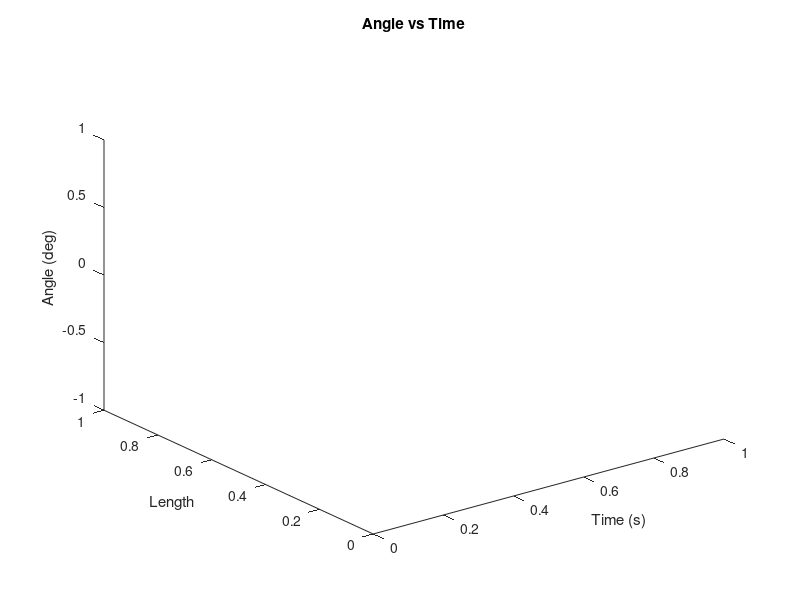
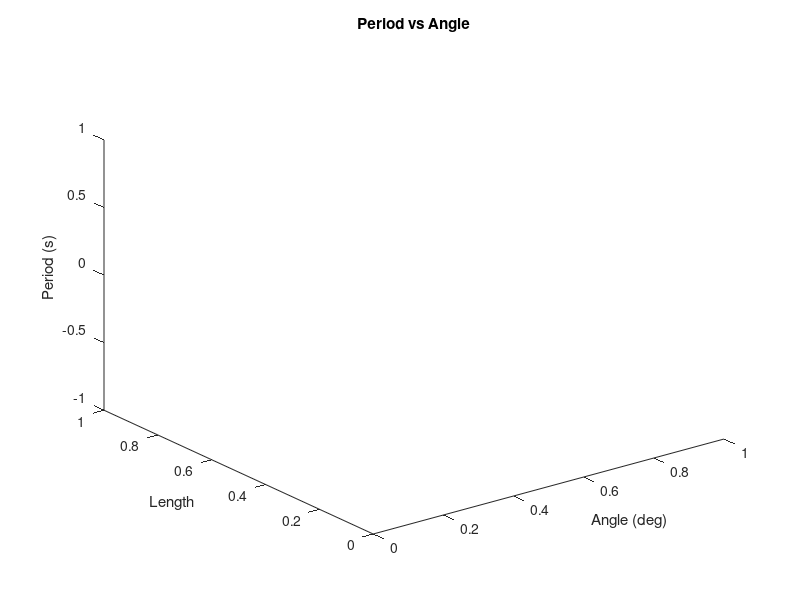
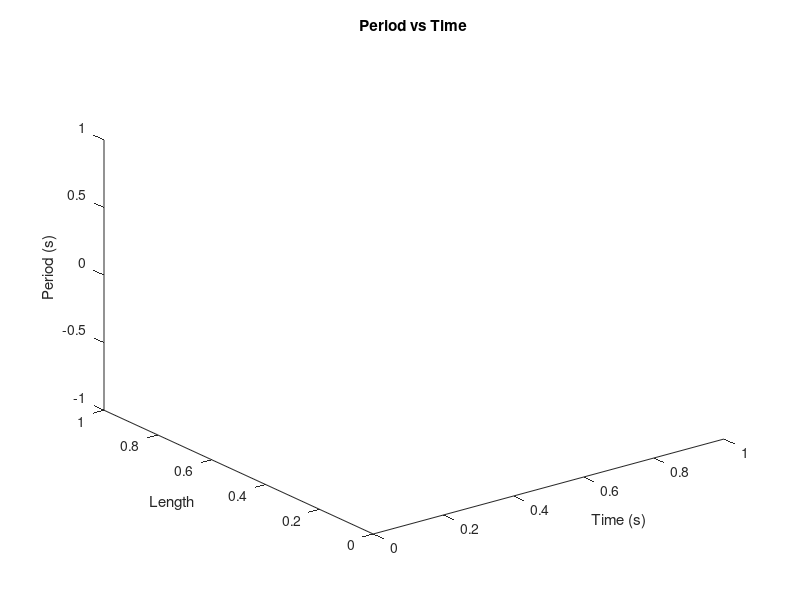

MATLAB code to generate these figures, in order: (Note: this script raises an error after producing the figures.)
% Script to Calculate Angle from a set of Time data
dates = {'Oct20sample', 'Oct21sample', 'Oct22sample', 'Oct23sample'}; %'Oct19sample', 'Oct20sample', 'Oct21sample', 'Oct22sample', 'Oct23sample'
samples = [6 6 6 4]; %3 6 6 6 4
names = cell(1, sum(samples));

% Create file names
i = 1;
for d = 1:numel(samples)
    for s = 1:samples(d)
        names(i) = strcat(dates(d), int2str(s));
        i = i+1;
    end
end

% filename = struct;

type = zeros(size(names));
lastline = zeros(size(names)); %[1567 1568 1564 1564 1558 1568];
wid = 0.0277;
m = 1;
L =  zeros(size(names)) + 0.1997; %[0.4087 0.4087 0.4087 0.4087 0.4087 0.4087];

% Set up figures
angvst = figure;
title('Angle vs Time');
xlabel('Time (s)');
ylabel('Length');
zlabel('Angle (deg)');
view(3);
hold on

pervsang = figure;
title('Period vs Angle');
xlabel('Angle (deg)');
ylabel('Length');
zlabel('Period (s)');
view(3);
hold on

pervstime = figure;
title('Period vs Time');
xlabel('Time (s)');
ylabel('Length');
zlabel('Period (s)');
view(3);
hold on

% Create line formats
linespec = 'rgb';

% Create output structures
theta = zeros(1117, sum(samples));
leng = zeros(1117, sum(samples));
t = zeros(1117, sum(samples));
T = zeros(558, sum(samples));

excels = cell(4,3); % 4 lengths, 3 masses

for i = 1:numel(lastline);
    fi = ['f' int2str(i)];
    filename = strcat('Data/', names(i), '.csv');
    
    % Read info
    type(i) = csvread(filename{1}, 1, 3, [1 3 1 3]);
    L(i) = csvread(filename{1}, 1, 4, [1 4 1 4]);
    lastline(i) = csvread(filename{1}, 1, 5, [1 5 1 5]);
    
    ti = csvread(filename{1}, 1, 0, [1 0 lastline(i) 0]); % Time
    state = csvread(filename{1}, 1, 1, [1 1 lastline(i) 1]); % State
    Ti = csvread(filename{1}, 1, 2, [1 2 lastline(i) 2]); % Period

    % Calculate v
    dt = diff(ti);
    v = wid./ dt(1:2:end);

    % Calculate w
    w = v./L(i);
    
    % Calculate I
    I = 1/4*m*(wid/2)^2 + 1/12*m*0.0525^2 + m*L(i).^2;
    
    % Calculate E
%     E = 0.5*m.*v.^2;
    E = 0.5*I.*w.^2;

    
    % Calculate h
    h = E./m./9.8;

    % Calculate angle
    thetai = acos(1 - h./L(i))/pi*180;

    % Store Output
    ti = ti(1:2:end-1); % Time 
    t(1:numel(ti), i) = ti;
    t(t(:,i)==0,i) = ti(end);
    
    theta(1:numel(thetai), i) = thetai; % Angle
    theta(theta(:,i)==0,i) = thetai(end);
    
    Ti = Ti(5:4:end-1); % Period
    T(1:numel(Ti), i) = Ti;
    T(T(:,i)==0,i) = Ti(end);
    
    leng(:,i) = zeros(1117,1) + L(i); % Length of pendulum
    
    % Plot output
    lengi = zeros(size(ti)) + L(i);
    
    figure(angvst); % Angle versus time and length
    plot3(ti, lengi, thetai, linespec(type(i)+1));

    figure(pervsang); % period versus angle and length (this is the important one!)
    plot3(thetai(3:2:end),lengi(3:2:end),Ti, linespec(type(i)+1));
    
    figure(pervstime); % Period versus time and length
    plot3(ti(3:2:end),lengi(3:2:end),Ti, linespec(type(i)+1));
    
    % Add to excel files 
    % Create length index
    if L(i) == 0.2037 
        lind = 1;
    elseif L(i) == 0.3044 
        lind = 2;
    elseif L(i) == 0.4072
        lind = 3;
    elseif L(i) == 0.5095
        lind = 4;
    end
        
%     excels{lind, type(i)+1} = [excels{lind, type(i)+1}; [thetai(3:2:end) Ti]];
end

% output excels
% for l = 1:4
%     for m = 1:3
%         filename = ['length' num2str(l) 'mass' num2str(m)];
%         xlswrite(filename, excels{l,m});
%     end
% end

% Format Graphs 
figure(angvst);
legend('wood', 'copper',  'alum');

figure(pervsang);
plot3(theta, leng, 2*pi.*sqrt(leng./9.8), 'k');
legend('wood', 'copper',  'alum');

figure(pervstime);
plot3(t, leng, 2*pi.*sqrt(leng./9.8), 'k');
legend('wood', 'copper',  'alum');
